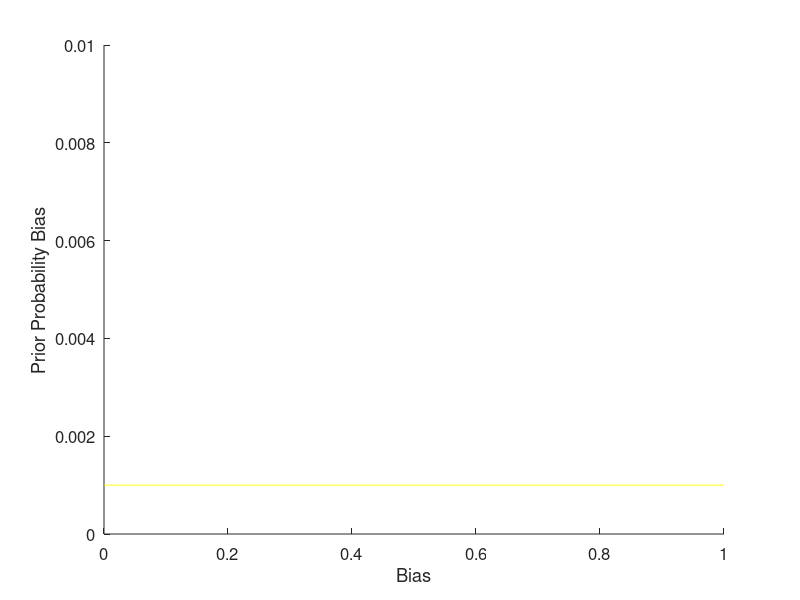
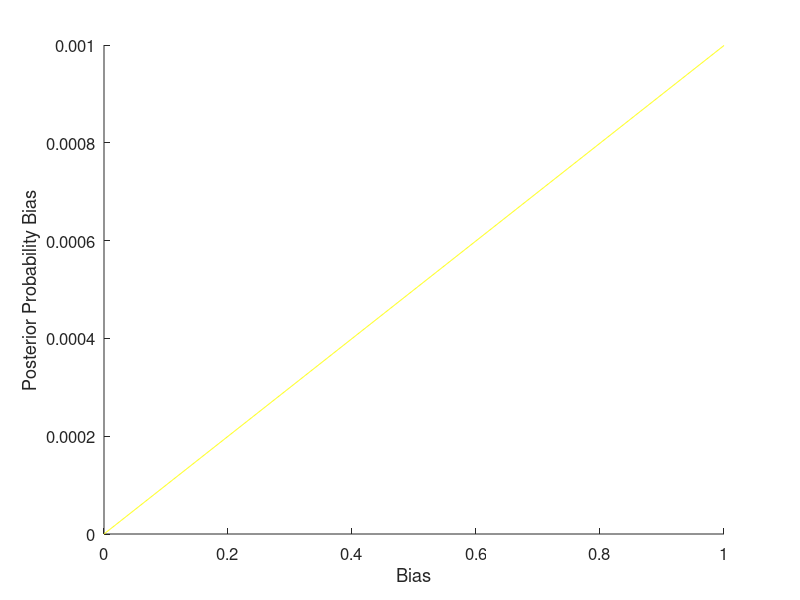
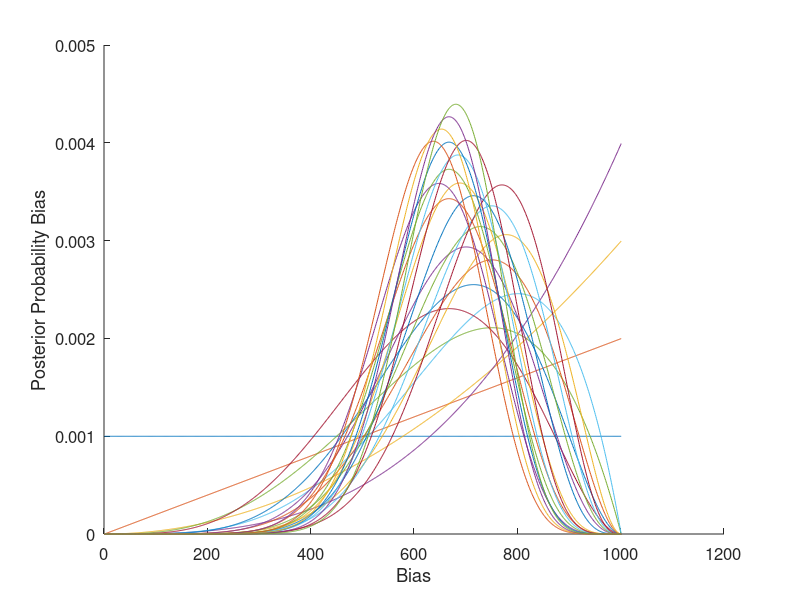
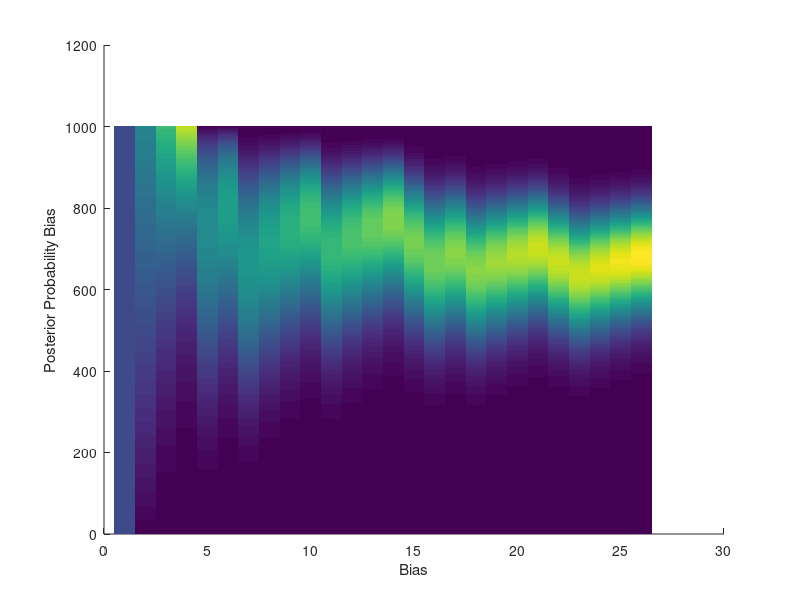

Recreate these plots in MATLAB, in order.
clear

b = [0:0.001:1];
p_b = 1/length(b);
p_b = repmat(p_b,1,length(b));


figure(1); clf; hold on;
plot(b,p_b, '-y')
xlabel('Bias')
ylabel('Prior Probability Bias')
ylim([0, 1e-2])
set(gca, 'fontsize', 12)
saveas(figure(1),'question1_fig1_A07_uniform_bias.pdf')

p_17h = b.^17;
p_8t = (1-b).^8;

d = p_17h.*p_8t;

first_step_posterior = b.*p_b;



figure(2); clf; hold on;
plot(b,first_step_posterior, '-y')
xlabel('Bias')
ylabel('Posterior Probability Bias')
%ylim([0, 1e-2])
set(gca, 'fontsize', 12)
saveas(figure(2),'question1_fig1_A07_prosterior_heads.pdf')

d = [1,1,1,0,1,0,1,1,1,0,1,1,1,0,0,1,0,1,1,1,0,0,1,1,1];

for i = 1:length(first_step_posterior)
    post(i,1) = 1/length(b);%first_step_posterior(i);
end
post(:,1) = post(:,1)/sum(post(:,1));

for t = 1:25
    for i = 1:length(b)
        if d(t) == 1
            post(i,t+1) = post(i,t).*b(i);
        else
            post(i,t+1) = post(i,t).*(1-b(i));
        end
    end
    post(:,t+1) = post(:,t+1)./sum(post(:,t+1));
end

time = [1:25];

figure(3); clf; hold on;
plot(post)
xlabel('Bias')
ylabel('Posterior Probability Bias')
%ylim([0, 1e-2])
set(gca, 'fontsize', 12)
saveas(figure(3),'question1_fig3_A07_posterior_over_time.pdf')

figure(4); clf; hold on;
imagesc(post)
xlabel('Bias')
ylabel('Posterior Probability Bias')
%ylim([0, 1e-2])
set(gca, 'ydir', 'normal')
saveas(figure(4),'question1_fig3_A07_posterior_over_time.pdf')

for t = 1:25
    mew(t) = sum(post(:,t).*b(:));
end


figure(5); clf; hold on;
plot(mew)
xlabel('Bias')
ylabel('Posterior Probability Bias')
%ylim([0, 1e-2])
set(gca, 'fontsize', 12)
saveas(figure(5),'question1_fig3_A07_posterior_over_time.pdf')









